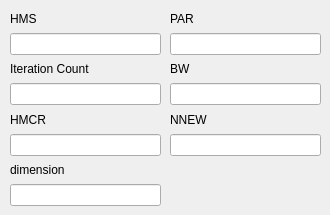
    <widget class="QWidget" name="HS_3">
     <widget class="QWidget" name="">
      <property name="geometry">
       <rect>
        <x>10</x>
        <y>10</y>
        <width>151</width>
        <height>196</height>
       </rect>
      </property>
      <layout class="QVBoxLayout" name="verticalLayout_15">
       <item>
        <widget class="QLabel" name="label_41">
         <property name="text">
          <string>HMS</string>
         </property>
        </widget>
       </item>
       <item>
        <widget class="QLineEdit" name="HS_HWS_3"/>
       </item>
       <item>
        <widget class="QLabel" name="label_42">
         <property name="text">
          <string>Iteration Count</string>
         </property>
        </widget>
       </item>
       <item>
        <widget class="QLineEdit" name="HS_iterCount_3"/>
       </item>
       <item>
        <widget class="QLabel" name="label_43">
         <property name="text">
          <string>HMCR</string>
         </property>
        </widget>
       </item>
       <item>
        <widget class="QLineEdit" name="HS_HMCR_3"/>
       </item>
       <item>
        <widget class="QLabel" name="label_68">
         <property name="text">
          <string>dimension</string>
         </property>
        </widget>
       </item>
       <item>
        <widget class="QLineEdit" name="hs_dim_3"/>
       </item>
      </layout>
     </widget>
     <widget class="QWidget" name="">
      <property name="geometry">
       <rect>
        <x>170</x>
        <y>10</y>
        <width>151</width>
        <height>146</height>
       </rect>
      </property>
      <layout class="QVBoxLayout" name="verticalLayout_18">
       <item>
        <widget class="QLabel" name="label_44">
         <property name="text">
          <string>PAR</string>
         </property>
        </widget>
       </item>
       <item>
        <widget class="QLineEdit" name="HS_PAR_3"/>
       </item>
       <item>
        <widget class="QLabel" name="label_45">
         <property name="text">
          <string>BW</string>
         </property>
        </widget>
       </item>
       <item>
        <widget class="QLineEdit" name="HS_BW_3"/>
       </item>
       <item>
        <widget class="QLabel" name="label_46">
         <property name="text">
          <string>NNEW</string>
         </property>
        </widget>
       </item>
       <item>
        <widget class="QLineEdit" name="HS_NNEW_3"/>
       </item>
      </layout>
     </widget>
    </widget>
